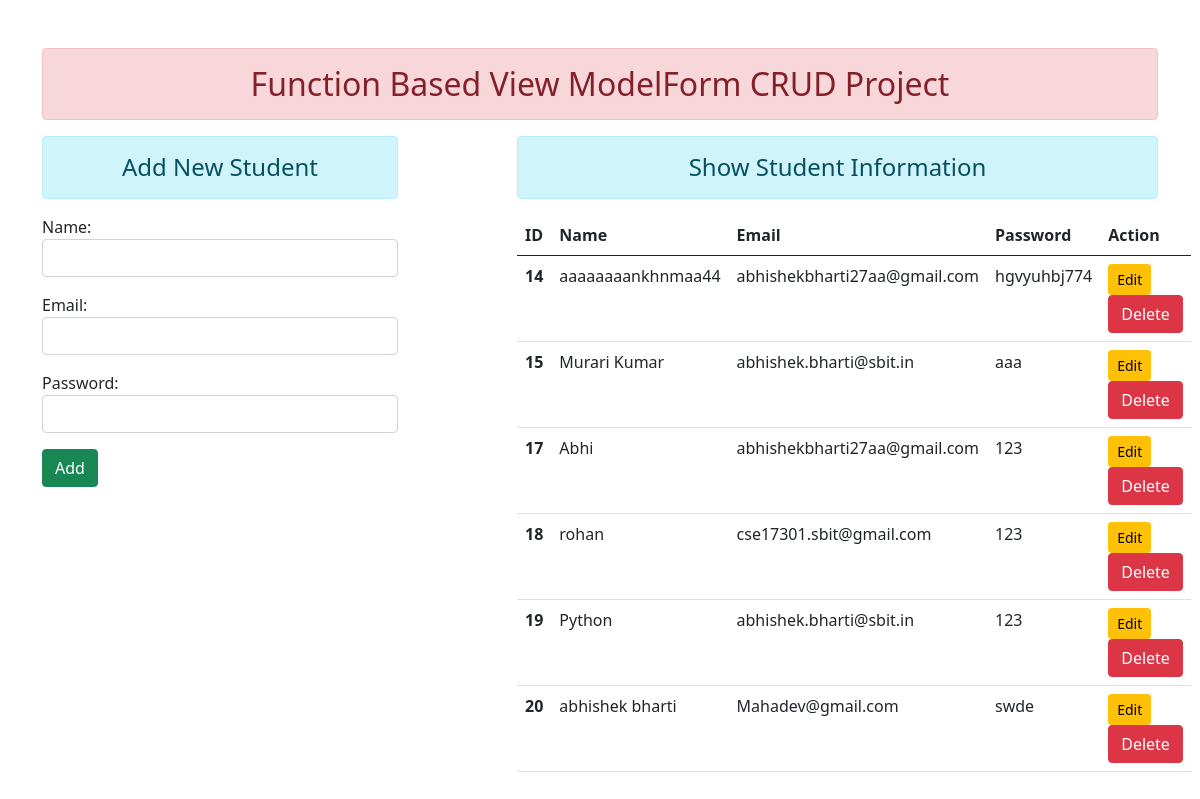
The page / on the database its author committed.
### enroll/models.py (models this page shows)
class User(models.Model):
    name=models.CharField(max_length=70)
    email=models.EmailField(max_length=100)
    password=models.CharField(max_length=100)

### enroll/views.py (the view)
# urls.py: path('', views.add_show, name="addandshow"),
def add_show(request):
    if request.method=='POST':
        fm=StudentRegistration(request.POST)
        if fm.is_valid():
            nm=fm.cleaned_data['name']
            em=fm.cleaned_data['email']
            pw=fm.cleaned_data['password']
            reg=User(name=nm,email=em,password=pw)
            reg.save()
            fm=StudentRegistration()
    else:
        fm=StudentRegistration()
    stud=User.objects.all()
    return render(request,'enroll/addandshow.html',{'form':fm,'stu':stud})

### enroll/forms.py
class StudentRegistration(forms.ModelForm):
    class Meta:
        model =User
        fields =['name', 'email', 'password']
        widgets={
            'name': forms.TextInput(attrs={'class':'form-control'}),
            'email': forms.EmailInput(attrs={'class':'form-control'}),
            'password': forms.PasswordInput(render_value=True,  attrs={'class':'form-control'}),
        }

### enroll/templates/enroll/addandshow.html (shortened to what this page needs)
{% extends 'enroll/base.html' %}
{% block content %}
<div class="row">
<div class="col-sm-4">
<h4 class="text-center alert alert-info">Add New Student</h4>
<form action="" method="POST">
{{form.as_p}}
<input type="submit" class="btn btn-success" value="Add">
</form>
</div>
<div class="col-sm-7 offset-1">
<h4 class="text-center alert alert-info">Show Student Information</h4>
{% if stu %}
<table class="table table-hover">
  <thead>
    <tr>
      <th scope="col">ID</th>
      <th scope="col">Name</th>
      <th scope="col">Email</th>
      <th scope="col">Password</th>
      <th scope="col">Action</th>
    </tr>
  </thead>
  <tbody>
    {% for st in stu %}
    <tr>
      <th scope="row">{{st.id}}</th>
      <td>{{st.name}}</td>
      <td>{{st.email}}</td>
      <td>{{st.password}}</td>
      <td>
      <a href="{% url 'updatedata' st.id %}" class="btn btn-warning btn-sm">Edit</a>
      <form action="{% url 'deletedata' st.id %}" method="POST" class="d-inline">{% csrf_token %}
      <input type="submit" class="btn btn-danger" value="Delete">
      </form>
      </td>
    </tr>
    {% endfor %}
  </tbody>
</table>
{% else %}
<h4 class="text-center alert alert-warning">No Records</h4>
{% endif %}
</div>
</div>
{% endblock content %}

### enroll/templates/enroll/base.html (shortened to what this page needs)
<!DOCTYPE html>
{% load static %}
<html lang="en">
<head>
    <link rel="stylesheet" href="{% static 'enroll/css/bootstrap.css' %}">
</head>
<body>
<div class="container mt-5" >
<h2 class ="text-center alert alert-danger">Function Based View ModelForm CRUD Project</h2>
{% block content %}{% endblock content %}
</body>
</html>

### rows shown on the page
User: id "14", name "aaaaaaaankhnmaa44", email "abhishekbharti27aa@gmail.com", password "hgvyuhbj774"
User: id "15", name "Murari Kumar", email "abhishek.bharti@sbit.in", password "aaa"
User: id "17", name "Abhi", email "abhishekbharti27aa@gmail.com", password "123"
User: id "18", name "rohan", email "cse17301.sbit@gmail.com", password "123"
User: id "19", name "Python", email "abhishek.bharti@sbit.in", password "123"
User: id "20", name "abhishek bharti", email "Mahadev@gmail.com", password "swde"
